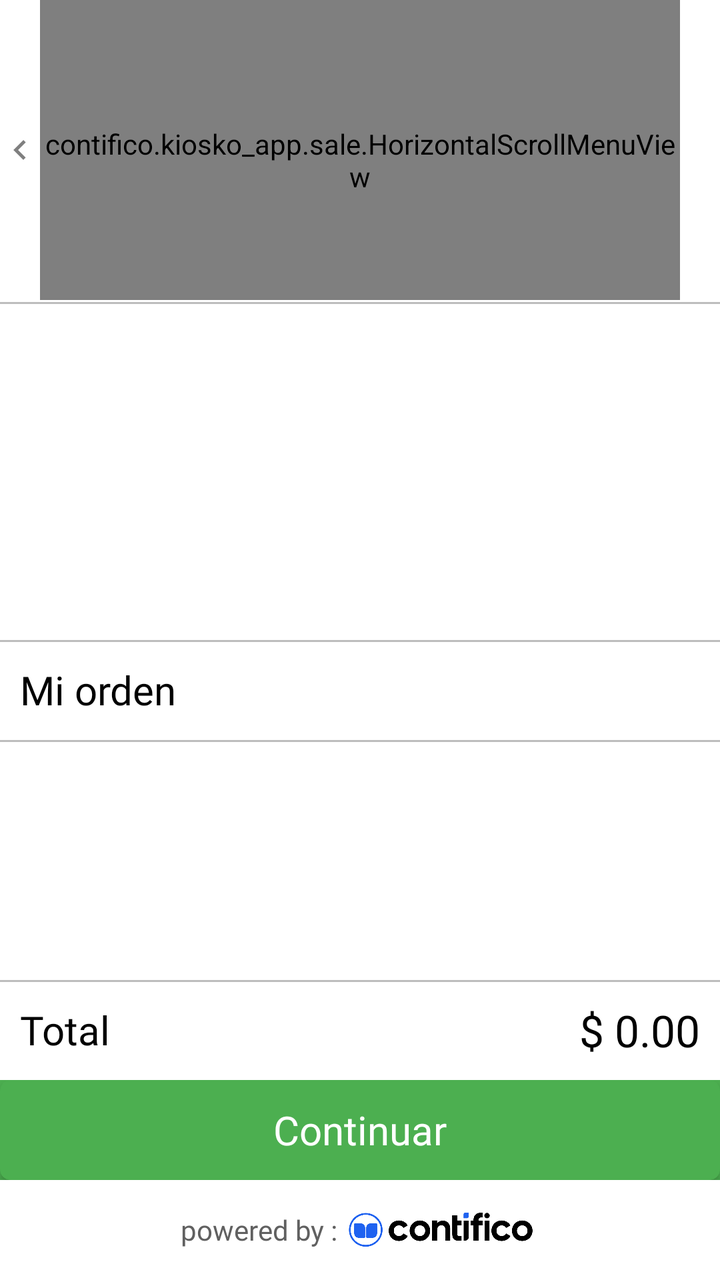
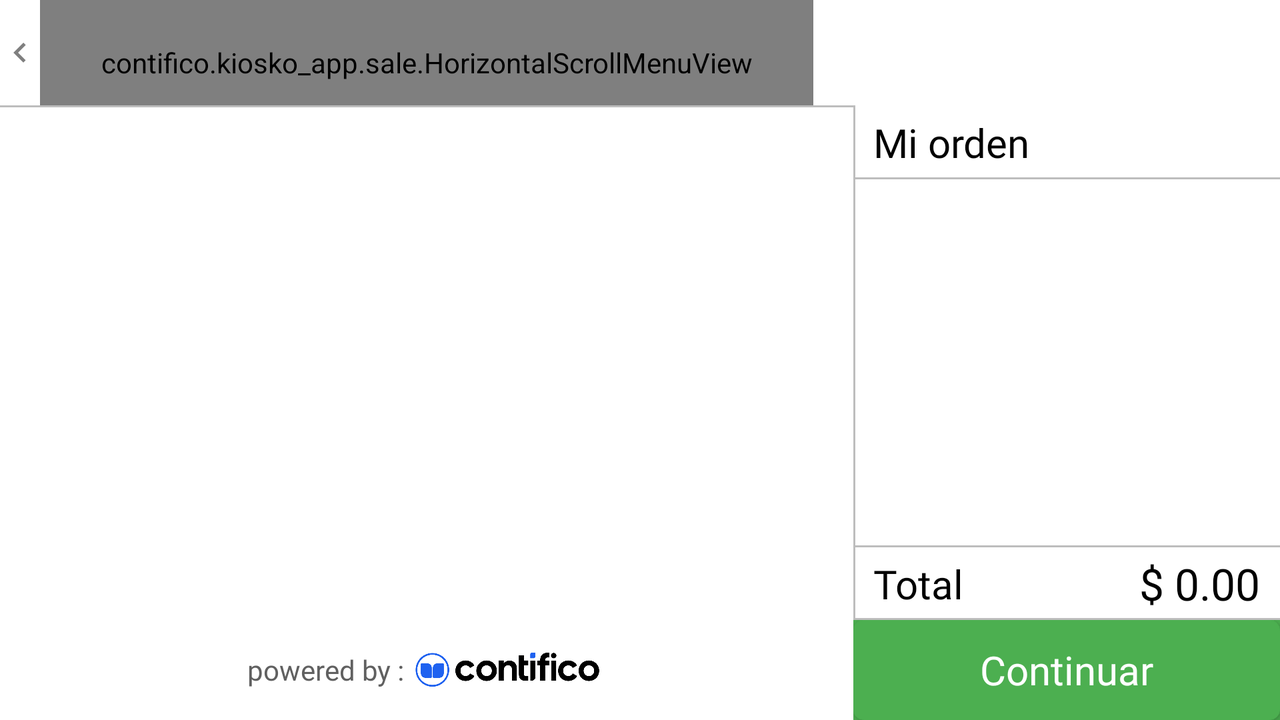

One screen, two layout resources from the same app: the default and the repository's alternative for another configuration. Each is rendered where Android would select it; the XML of both is given below.
<!-- AndroidManifest.xml: application theme AppTheme -->
<!-- res/layout/activity_sale.xml -->
<?xml version="1.0" encoding="utf-8"?>
<LinearLayout
    xmlns:android="http://schemas.android.com/apk/res/android"
    xmlns:app="http://schemas.android.com/apk/res-auto"
    android:layout_width="match_parent"
    android:layout_height="match_parent"
    android:background="@color/white"
    android:orientation="vertical">

    <LinearLayout
        android:layout_width="match_parent"
        android:layout_height="match_parent"
        android:layout_weight="1"
        android:orientation="vertical">

        <LinearLayout
            android:id="@+id/menu"
            android:layout_width="match_parent"
            android:layout_height="150dp"
            android:orientation="horizontal">

            <ImageView
                android:id="@+id/lefty"
                android:layout_width="20dp"
                android:layout_height="match_parent"
                android:contentDescription="@string/imgDesc"
                app:srcCompat="@drawable/left" />

            <contifico.kiosko_app.sale.HorizontalScrollMenuView
                android:id="@+id/categoriesMenu"
                android:layout_width="match_parent"
                android:layout_height="match_parent"
                android:layout_weight="1"
                android:paddingTop="10dp" />

            <ImageView
                android:id="@+id/righty"
                android:layout_width="20dp"
                android:layout_height="match_parent"
                android:contentDescription="@string/imgDesc"
                app:srcCompat="@drawable/right" />

        </LinearLayout>

        <androidx.recyclerview.widget.RecyclerView
            android:id="@+id/products"
            android:layout_width="match_parent"
            android:layout_height="match_parent"
            android:layout_marginTop="1dp"
            android:layout_weight="2"
            android:background="@drawable/border_up"
            android:paddingLeft="20dp"
            android:paddingTop="10dp"
            android:paddingRight="20dp"
            android:paddingBottom="10dp" />
    </LinearLayout>

    <LinearLayout
        android:layout_width="match_parent"
        android:layout_height="match_parent"
        android:layout_weight="1"
        android:orientation="vertical">

        <TextView
            android:id="@+id/textView"
            android:layout_width="match_parent"
            android:layout_height="50dp"
            android:background="@drawable/border_up"
            android:fontFamily="@font/roboto_bold"
            android:gravity="center_vertical"
            android:paddingStart="10dp"
            android:text="@string/mi_orden"
            android:textColor="@color/black"
            android:textSize="20sp" />

        <androidx.recyclerview.widget.RecyclerView
            android:id="@+id/cart"
            android:layout_width="match_parent"
            android:layout_height="match_parent"
            android:layout_weight="3"
            android:background="@drawable/border_up"
            android:padding="10dp">

        </androidx.recyclerview.widget.RecyclerView>

        <LinearLayout
            android:id="@+id/sell"
            android:layout_width="match_parent"
            android:layout_height="50dp"
            android:background="@drawable/border_up"
            android:gravity="center_vertical"
            android:orientation="horizontal">

            <TextView
                android:layout_width="match_parent"
                android:layout_height="match_parent"
                android:layout_weight="2"
                android:fontFamily="@font/roboto_bold"
                android:gravity="center_vertical"
                android:paddingStart="10dp"
                android:text="@string/total"
                android:textColor="@color/black"
                android:textSize="20sp" />

            <TextView
                android:id="@+id/subPrice"
                android:layout_width="match_parent"
                android:layout_height="match_parent"
                android:layout_weight="2"
                android:fontFamily="@font/roboto_medium"
                android:gravity="center_vertical|end"
                android:paddingEnd="10dp"
                android:text="@string/precio_total"
                android:textColor="@color/black"
                android:textSize="22sp" />
        </LinearLayout>

        <FrameLayout
            android:layout_width="match_parent"
            android:layout_height="50dp"
            android:background="@color/green">

            <Button
                android:id="@+id/button"
                android:layout_width="match_parent"
                android:layout_height="match_parent"
                android:background="@drawable/background_button"
                android:backgroundTint="@color/green"
                android:fontFamily="@font/roboto_bold"
                android:text="@string/continuar"
                android:textAllCaps="false"
                android:textColor="@color/white"
                android:textSize="20sp" />
        </FrameLayout>

        <LinearLayout
            android:id="@+id/footer"
            android:layout_width="match_parent"
            android:layout_height="50dp"
            android:gravity="center"
            android:orientation="horizontal"
            app:layout_constraintBottom_toBottomOf="parent"
            app:layout_constraintEnd_toEndOf="parent"
            app:layout_constraintStart_toStartOf="parent">

            <TextView
                android:layout_width="81dp"
                android:layout_height="wrap_content"
                android:autoSizeMaxTextSize="14sp"
                android:autoSizeMinTextSize="2sp"
                android:autoSizeStepGranularity="0.1sp"
                android:autoSizeTextType="uniform"
                android:fontFamily="@font/roboto_light"
                android:text="@string/powered"
                android:textColor="@color/gray"
                android:textSize="14sp" />

            <ImageView
                android:id="@+id/contifico"
                android:layout_width="98dp"
                android:layout_height="17dp"
                android:contentDescription="@string/powered"
                app:srcCompat="@drawable/contifico" />
        </LinearLayout>

    </LinearLayout>

</LinearLayout>
<!-- resources referenced by this layout -->
<resources>
  <color name="black">#000000</color>
  <color name="gray">#606060</color>
  <color name="green">#4caf50</color>
  <color name="white">#ffffff</color>
  <!-- drawable background_button (drawable) -->
  <?xml version="1.0" encoding="utf-8"?>
  <ripple xmlns:android="http://schemas.android.com/apk/res/android"
      android:color="?android:attr/colorControlHighlight">
      <item android:id="@android:id/mask">
          <shape android:shape="rectangle">
              <solid android:color="#000000" />
              <corners android:radius="5dp" />
          </shape>
      </item>
      <item>
          <shape android:shape="rectangle">
              
              <solid android:color="#000000" />
              
              <stroke android:width="0.025px"
                  android:color="#000000" />
              
              <corners android:radius="5dp" />
          </shape>
      </item>
  
  </ripple>
  <!-- drawable border_up (drawable) -->
  <?xml version="1.0" encoding="utf-8"?>
  <layer-list xmlns:android="http://schemas.android.com/apk/res/android" >
      
      <item>
          <shape xmlns:android="http://schemas.android.com/apk/res/android"
              android:shape="rectangle">
              <solid android:color="#42000000" />
          </shape>
      </item>
      
      <item android:top="1dp">
          <shape>
              <solid android:color="@color/white"></solid>
          </shape>
      </item>
  </layer-list>
  <!-- drawable contifico: png bitmap (drawable, 22324 bytes) -->
  <!-- drawable left (drawable) -->
  <vector android:alpha="0.5" android:height="24dp"
      android:viewportHeight="24.0" android:viewportWidth="24.0"
      android:width="24dp" xmlns:android="http://schemas.android.com/apk/res/android">
      <path android:fillColor="#FF000000" android:pathData="M15.41,7.41L14,6l-6,6 6,6 1.41,-1.41L10.83,12z"/>
  </vector>
  <string name="continuar">Continuar</string>
  <string name="imgDesc">image</string>
  <string name="mi_orden">Mi orden</string>
  <string name="powered">powered by : </string>
  <string name="precio_total">$ 0.00</string>
  <string name="total">Total</string>
  <style name="AppTheme" parent="Theme.AppCompat.Light.NoActionBar">
          
          <item name="colorPrimary">@color/backMate</item>
          <item name="colorPrimaryDark">@color/back</item>
          <item name="colorAccent">@color/blue</item>
          <item name="android:windowNoTitle">true</item>
          <item name="android:windowActionBar">false</item>
          <item name="android:windowFullscreen">true</item>
          <item name="android:windowContentOverlay">@null</item>
      </style>
  <color name="backMate">#e8e8e8</color>
  <color name="back">#f4f4f4</color>
  <color name="blue">#2063f1</color>
</resources>
<!-- res/layout-land/activity_sale.xml (the repository's variant of the layout above) -->
<!-- drawn on the phone turned sideways -->
<?xml version="1.0" encoding="utf-8"?>
<androidx.constraintlayout.widget.ConstraintLayout 
    xmlns:android="http://schemas.android.com/apk/res/android"
    xmlns:app="http://schemas.android.com/apk/res-auto"
    xmlns:tools="http://schemas.android.com/tools"
    android:layout_width="match_parent"
    android:layout_height="match_parent"
    android:background="@color/white">

    <LinearLayout
        android:layout_width="match_parent"
        android:layout_height="match_parent"
        android:background="@color/white"
        android:baselineAligned="false"
        android:orientation="horizontal"
        app:layout_constraintBottom_toBottomOf="parent"
        app:layout_constraintEnd_toEndOf="parent"
        app:layout_constraintStart_toStartOf="parent"
        app:layout_constraintTop_toTopOf="parent">

        <LinearLayout
            android:id="@+id/left"
            android:layout_width="match_parent"
            android:layout_height="match_parent"
            android:layout_weight="1"
            android:orientation="vertical">

            <LinearLayout
                android:id="@+id/menu"
                android:layout_width="match_parent"
                android:layout_height="match_parent"
                android:layout_weight="3"
                android:orientation="horizontal">

                <ImageView
                    android:id="@+id/lefty"
                    android:layout_width="20dp"
                    android:layout_height="match_parent"
                    android:contentDescription="@string/imgDesc"
                    app:srcCompat="@drawable/left" />

                <contifico.kiosko_app.sale.HorizontalScrollMenuView
                    android:id="@+id/categoriesMenu"
                    android:layout_width="match_parent"
                    android:layout_height="match_parent"
                    android:layout_weight="1"
                    android:paddingTop="10dp"
                    app:icon_height="60dp"
                    app:icon_width="60dp"
                    app:item_colorSelected="@color/red" />

                <ImageView
                    android:id="@+id/righty"
                    android:layout_width="20dp"
                    android:layout_height="match_parent"
                    android:contentDescription="@string/imgDesc"
                    app:srcCompat="@drawable/right" />

            </LinearLayout>

            <androidx.recyclerview.widget.RecyclerView
                android:id="@+id/products"
                android:layout_width="match_parent"
                android:layout_height="match_parent"
                android:layout_weight="1"
                android:background="@drawable/border_up"
                android:paddingLeft="20dp"
                android:paddingTop="5dp"
                android:paddingRight="20dp"
                android:paddingBottom="5dp" />

            <LinearLayout
                android:id="@+id/footer"
                android:layout_width="match_parent"
                android:layout_height="50dp"
                android:gravity="center"
                android:orientation="horizontal"
                app:layout_constraintBottom_toBottomOf="parent"
                app:layout_constraintEnd_toEndOf="parent"
                app:layout_constraintStart_toStartOf="parent">

                <TextView
                    android:layout_width="81dp"
                    android:layout_height="wrap_content"
                    android:autoSizeMaxTextSize="14sp"
                    android:autoSizeMinTextSize="2sp"
                    android:autoSizeStepGranularity="0.1sp"
                    android:autoSizeTextType="uniform"
                    android:fontFamily="@font/roboto_light"
                    android:text="@string/powered"
                    android:textColor="@color/gray"
                    android:textSize="14sp" />

                <ImageView
                    android:id="@+id/contifico"
                    android:layout_width="98dp"
                    android:layout_height="17dp"
                    android:contentDescription="@string/powered"
                    app:srcCompat="@drawable/contifico" />
            </LinearLayout>

        </LinearLayout>

        <LinearLayout
            android:id="@+id/right"
            android:layout_width="match_parent"
            android:layout_height="match_parent"
            android:layout_weight="2"
            android:orientation="vertical">

            <FrameLayout
                android:id="@+id/saleBanner"
                android:layout_width="match_parent"
                android:layout_height="match_parent"
                android:layout_weight="3">

            </FrameLayout>

            <LinearLayout
                android:layout_width="match_parent"
                android:layout_height="match_parent"
                android:layout_weight="1"
                android:orientation="vertical">

                <TextView
                    android:layout_width="match_parent"
                    android:layout_height="match_parent"
                    android:layout_weight="3"
                    android:background="@drawable/border_left_bottom"
                    android:fontFamily="@font/roboto_bold"
                    android:gravity="center_vertical"
                    android:paddingStart="10dp"
                    android:text="@string/mi_orden"
                    android:textColor="@color/black"
                    android:textSize="20sp" />

                <androidx.recyclerview.widget.RecyclerView
                    android:id="@+id/cart"
                    android:layout_width="match_parent"
                    android:layout_height="match_parent"
                    android:layout_weight="1"
                    android:background="@drawable/border_left_bottom"
                    android:padding="10dp" />

                <LinearLayout
                    android:id="@+id/sell"
                    android:layout_width="match_parent"
                    android:layout_height="match_parent"
                    android:layout_weight="3"
                    android:background="@drawable/border_left_bottom"
                    android:gravity="center_vertical"
                    android:orientation="horizontal">

                    <TextView
                        android:layout_width="match_parent"
                        android:layout_height="match_parent"
                        android:layout_weight="2"
                        android:fontFamily="@font/roboto_bold"
                        android:gravity="center_vertical"
                        android:paddingStart="10dp"
                        android:text="@string/total"
                        android:textColor="@color/black"
                        android:textSize="20sp" />

                    <TextView
                        android:id="@+id/subPrice"
                        android:layout_width="match_parent"
                        android:layout_height="match_parent"
                        android:layout_weight="2"
                        android:fontFamily="@font/roboto_medium"
                        android:gravity="center_vertical|end"
                        android:paddingEnd="10dp"
                        android:text="@string/precio_total"
                        android:textColor="@color/black"
                        android:textSize="22sp" />
                </LinearLayout>

            </LinearLayout>

            <FrameLayout
                android:layout_width="match_parent"
                android:layout_height="50dp"
                android:background="@color/green">

                <Button
                    android:id="@+id/button"
                    android:layout_width="match_parent"
                    android:layout_height="match_parent"
                    android:background="@drawable/background_button"
                    android:backgroundTint="@color/green"
                    android:fontFamily="@font/roboto_bold"
                    android:text="@string/continuar"
                    android:textAllCaps="false"
                    android:textColor="@color/white"
                    android:textSize="20sp" />
            </FrameLayout>

        </LinearLayout>
    </LinearLayout>
</androidx.constraintlayout.widget.ConstraintLayout>
<!-- resources referenced by the variant -->
<!-- as the phone turned sideways resolves them -->
<resources>
  <color name="black">#000000</color>
  <color name="gray">#606060</color>
  <color name="green">#4caf50</color>
  <color name="red">#ff0000</color>
  <color name="white">#ffffff</color>
  <!-- drawable background_button (drawable) -->
  <?xml version="1.0" encoding="utf-8"?>
  <ripple xmlns:android="http://schemas.android.com/apk/res/android"
      android:color="?android:attr/colorControlHighlight">
      <item android:id="@android:id/mask">
          <shape android:shape="rectangle">
              <solid android:color="#000000" />
              <corners android:radius="5dp" />
          </shape>
      </item>
      <item>
          <shape android:shape="rectangle">
              
              <solid android:color="#000000" />
              
              <stroke android:width="0.025px"
                  android:color="#000000" />
              
              <corners android:radius="5dp" />
          </shape>
      </item>
  
  </ripple>
  <!-- drawable border_left_bottom (drawable) -->
  <?xml version="1.0" encoding="utf-8"?>
  <layer-list xmlns:android="http://schemas.android.com/apk/res/android" >
      
      <item>
          <shape xmlns:android="http://schemas.android.com/apk/res/android"
              android:shape="rectangle">
              <solid android:color="#42000000" />
          </shape>
      </item>
      
      <item android:left="1dp"
          android:bottom="1dp">
          <shape>
              <solid android:color="@color/white"></solid>
          </shape>
      </item>
  </layer-list>
  <!-- drawable border_up (drawable) -->
  <?xml version="1.0" encoding="utf-8"?>
  <layer-list xmlns:android="http://schemas.android.com/apk/res/android" >
      
      <item>
          <shape xmlns:android="http://schemas.android.com/apk/res/android"
              android:shape="rectangle">
              <solid android:color="#42000000" />
          </shape>
      </item>
      
      <item android:top="1dp">
          <shape>
              <solid android:color="@color/white"></solid>
          </shape>
      </item>
  </layer-list>
  <!-- drawable contifico: png bitmap (drawable, 22324 bytes) -->
  <!-- drawable left (drawable) -->
  <vector android:alpha="0.5" android:height="24dp"
      android:viewportHeight="24.0" android:viewportWidth="24.0"
      android:width="24dp" xmlns:android="http://schemas.android.com/apk/res/android">
      <path android:fillColor="#FF000000" android:pathData="M15.41,7.41L14,6l-6,6 6,6 1.41,-1.41L10.83,12z"/>
  </vector>
  <string name="continuar">Continuar</string>
  <string name="imgDesc">image</string>
  <string name="mi_orden">Mi orden</string>
  <string name="powered">powered by : </string>
  <string name="precio_total">$ 0.00</string>
  <string name="total">Total</string>
  <style name="AppTheme" parent="Theme.AppCompat.Light.NoActionBar">
          
          <item name="colorPrimary">@color/backMate</item>
          <item name="colorPrimaryDark">@color/back</item>
          <item name="colorAccent">@color/blue</item>
          <item name="android:windowNoTitle">true</item>
          <item name="android:windowActionBar">false</item>
          <item name="android:windowFullscreen">true</item>
          <item name="android:windowContentOverlay">@null</item>
      </style>
  <color name="backMate">#e8e8e8</color>
  <color name="back">#f4f4f4</color>
  <color name="blue">#2063f1</color>
</resources>
